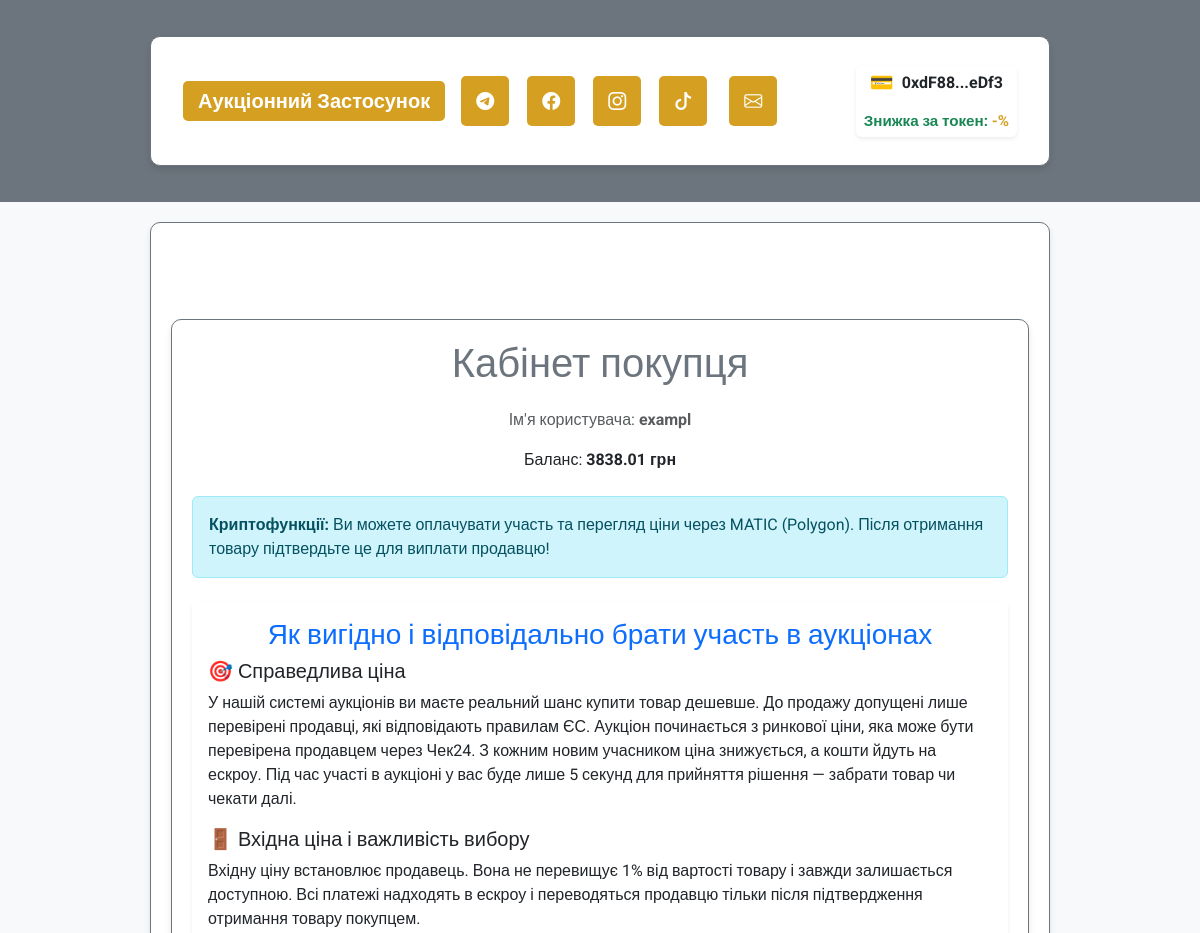
The app's page /user/buyer/Bramaverein1@gmail.com (signed in, upper part), older data.
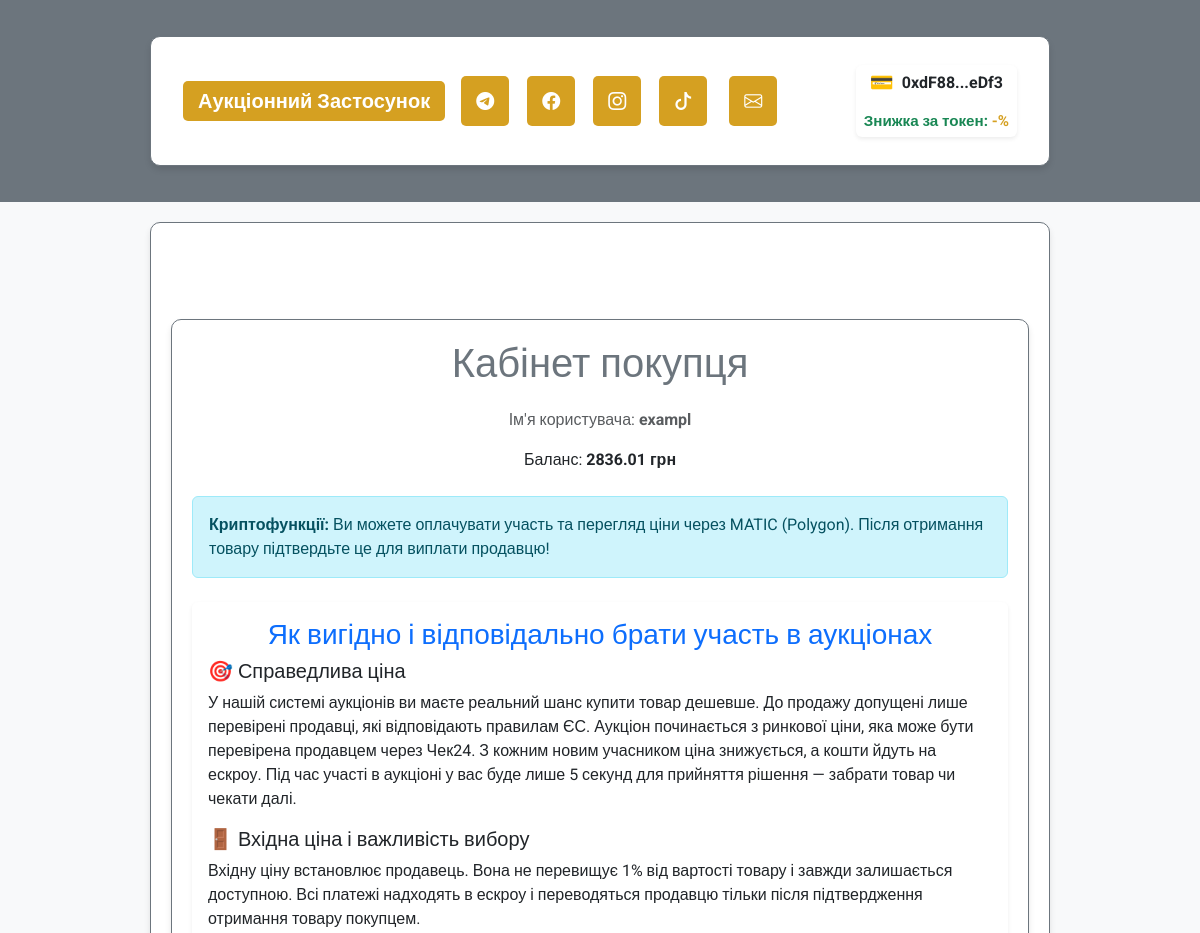
The same page, newer data.
### app/models/user.py (models this page shows, shortened)
class User(UserMixin, db.Model):
    __tablename__ = 'users'
    id = db.Column(db.Integer, primary_key=True)
    username = db.Column(db.String(80), nullable=False, unique=True)
    email = db.Column(db.String(120), nullable=False, unique=True)
    password_hash = db.Column(db.String(128), nullable=False)
    balance = db.Column(db.Float, default=0.0)
    platform_balance = db.Column(db.Float, default=0.0)  # Баланс платформи
    user_type = db.Column(db.String(10), nullable=False)  # "buyer", "seller", "admin"
    is_admin = db.Column(db.Boolean, default=False)  # Поле для адміністратора
    wallet_address = db.Column(db.String(42), nullable=True)  # Адреса криптогаманця
    verification_document = db.Column(db.String(255))
    is_verified = db.Column(Boolean, default=False)
    company_name = db.Column(db.String(255))
    tax_id = db.Column(db.String(64))
    auctions_created = db.relationship('Auction', foreign_keys='Auction.seller_id', backref='seller', lazy=True)
    auctions_won = db.relationship('Auction', foreign_keys='Auction.winner_id', backref='winner', lazy=True)
    auction_participations = db.relationship('AuctionParticipant', back_populates='user', lazy=True)

### app/routes/user_routes.py (the view, shortened to what this page needs)
@user_bp.route('/buyer/<string:email>', methods=['GET', 'POST'])
@login_required
def buyer_dashboard(email):
    if current_user.email != email:
        flash("Неавторизований доступ", 'error')
        return redirect(url_for('auth.login'))
    user = User.query.filter_by(email=email).first()
    if not user:
        flash("Користувача не знайдено", 'error')
        return redirect(url_for('auth.login'))
    auctions = Auction.query.filter_by(is_active=True).all()
    pending_confirmations = Auction.query.filter_by(is_active=False, is_confirmed=False, winner_id=current_user.id).all()
    return render_template('users/buyer_dashboard.html', user=user, auctions=auctions, pending_confirmations=pending_confirmations)

### app/templates/users/buyer_dashboard.html (shortened to what this page needs)
{% extends "base.html" %}
{% block content %}
<div class="container my-5">
    <div class="text-center mb-4">
        <h1 class="text-secondary">Кабінет покупця</h1>
        <p class="text-muted">Ім'я користувача: <strong>{{ user.username }}</strong></p>
        <p>Баланс: <strong><span id="balance-display">{{ user.balance }}</span> грн</strong></p>
    </div>
    <div class="alert alert-info mb-4">
        <b>Криптофункції:</b> Ви можете оплачувати участь та перегляд ціни через MATIC (Polygon). Після отримання товару підтвердьте це для виплати продавцю!
    </div>
    <div class="card shadow-sm border-0 mb-5">
        <div class="card-body">
            <h3 class="card-title text-primary">Як вигідно і відповідально брати участь в аукціонах</h3>
            <h5>🎯 Справедлива ціна</h5>
            <p>У нашій системі аукціонів ви маєте реальний шанс купити товар дешевше. До продажу допущені лише перевірені продавці, які відповідають правилам ЄС. Аукціон починається з ринкової ціни, яка може бути перевірена продавцем через Чек24. З кожним новим учасником ціна знижується, а кошти йдуть на ескроу. Під час участі в аукціоні у вас буде лише 5 секунд для прийняття рішення — забрати товар чи чекати далі.</p>
            <h5>🚪 Вхідна ціна і важливість вибору</h5>
            <p>Вхідну ціну встановлює продавець. Вона не перевищує 1% від вартості товару і завжди залишається доступною. Всі платежі надходять в ескроу і переводяться продавцю тільки після підтвердження отримання товару покупцем.</p>
        </div>
    </div>
</div>
{% endblock %}

### app/templates/base.html (shortened to what this page needs)
<!DOCTYPE html>
<html lang="uk">
<head>
    <link href="https://cdn.jsdelivr.net/npm/bootstrap@5.3.0/dist/css/bootstrap.min.css" rel="stylesheet">
    <link rel="stylesheet" href="https://cdn.jsdelivr.net/npm/bootstrap-icons@1.11.1/font/bootstrap-icons.css">
    <link rel="stylesheet" href="{{ url_for('static', filename='css/custom.css') }}">
</head>
<body class="bg-light text-dark" style="font-family: 'Roboto', sans-serif;">
    <header class="bg-secondary text-white py-3">
        <div class="container">
            <nav class="navbar navbar-expand-lg navbar-dark">
                <div class="container-fluid">
                    <a class="navbar-brand fw-bold" href="/">Аукціонний Застосунок</a>
                    <div class="d-flex align-items-center w-100 justify-content-between">
                        <div class="d-flex gap-2 align-items-center">
                            <a href="https://t.me/your_channel" class="text-white fs-5" title="Telegram" target="_blank">
                                <i class="bi bi-telegram" style="font-size:18px;"></i>
                            </a>
                            <a href="https://facebook.com/your_page" class="text-white fs-5" title="Facebook" target="_blank">
                                <i class="bi bi-facebook" style="font-size:18px;"></i>
                            </a>
                            <a href="https://instagram.com/your_page" class="text-white fs-5" title="Instagram" target="_blank">
                                <i class="bi bi-instagram" style="font-size:18px;"></i>
                            </a>
                            <a href="https://tiktok.com/@your_page" class="text-white fs-5" title="TikTok" target="_blank">
                                <i class="bi bi-tiktok" style="font-size:18px;"></i>
                            </a>
                            <a href="mailto:info@yourdomain.com" class="text-white fs-5 ms-1" title="Пошта">
                                <i class="bi bi-envelope" style="font-size:18px;"></i>
                            </a>
                        </div>
                        <div class="d-flex align-items-center ms-3">
                            {% if current_user.is_authenticated %}
                                {% if current_user.wallet_address %}
                                    <div class="wallet-widget d-flex align-items-center bg-white px-2 py-1 rounded shadow-sm" style="gap: 8px; flex-direction: column; align-items: flex-start;">
                                        <div class="d-flex align-items-center" style="gap: 8px;">
                                            <span style="font-size: 1.2em; color: #28a745;">&#128179;</span>
                                            <span id="wallet-address-short" class="fw-bold text-dark" style="cursor:pointer;" title="Скопіювати адресу">
                                                {{ current_user.wallet_address[:6] }}...{{ current_user.wallet_address[-4:] }}
                                            </span>
                                        </div>
                                        {% if user_discount is not none %}
                                            <div class="small text-success fw-bold mt-1" style="font-size: 0.95em;">
                                                Знижка за токен: <span style="color:#d5a021;">-{{ user_discount }}%</span>
                                            </div>
                                        {% endif %}
                                    </div>
                                {% else %}
                                    <button onclick="connectWallet()" class="btn btn-outline-warning btn-sm ms-2">Підключити гаманець &#128179;</button>
                                {% endif %}
                            {% endif %}
                        </div>
                    </div>
                </div>
            </nav>
        </div>
    </header>
    <main class="container py-5">
        {% block content %}{% endblock %}
    </main>
</body>
</html>

Row changes from the older to the newer data that the page shows:
changed User "0xdF88": balance "3838.01" → "2836.01"
